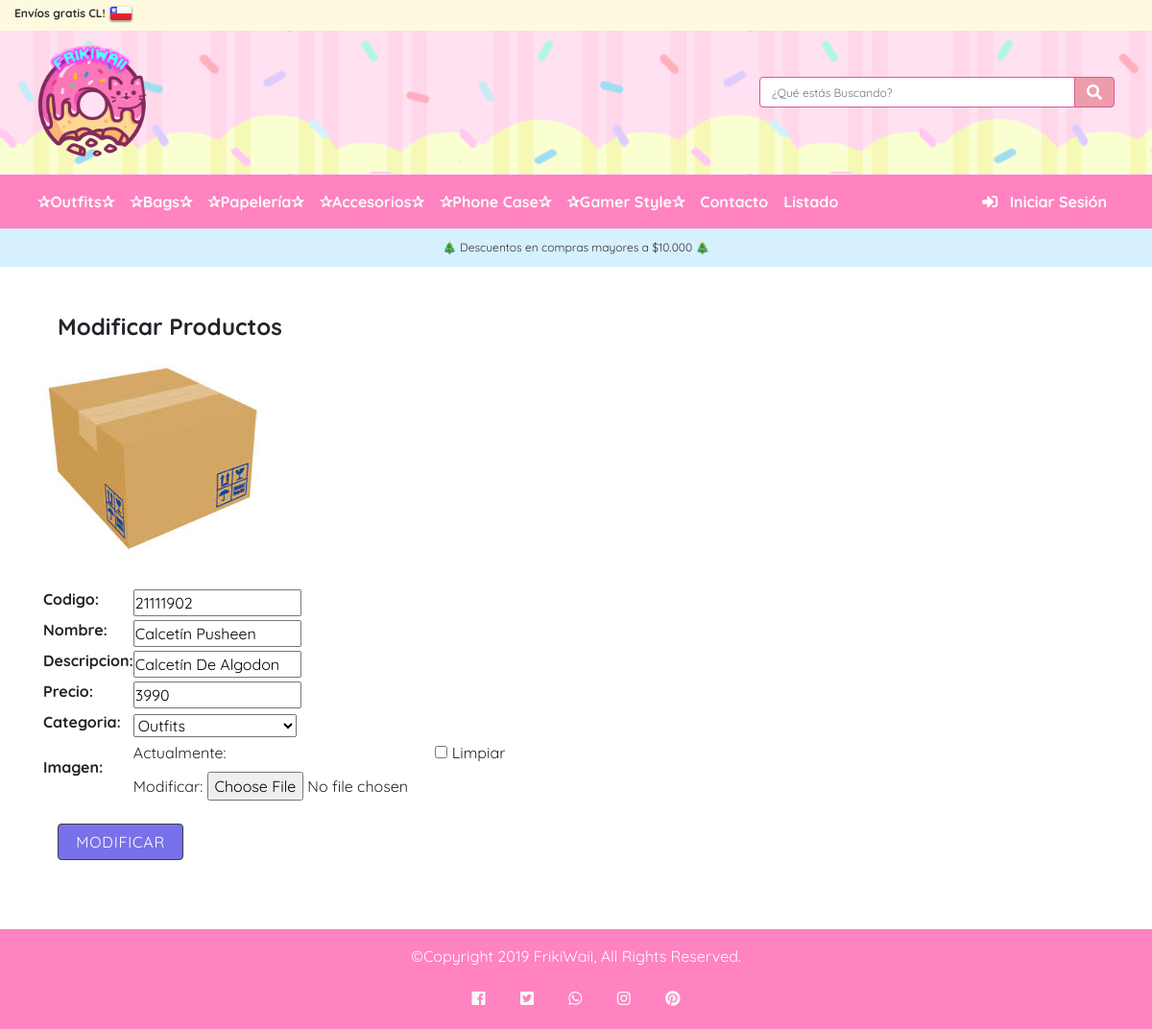
/modificar/6/, run on the app's committed database.
### core/models.py (models this page shows, shortened)
class Producto(models.Model):
    codigo = models.CharField(max_length=10, unique=True)
    nombre = models.CharField(max_length=100)
    descripcion = models.CharField(max_length=300)
    precio = models.IntegerField()
    categoria = models.ForeignKey(Categoria, on_delete= models.CASCADE)
    imagen = models.ImageField(upload_to="productos" , null= True, blank=True)

class Categoria(models.Model):
    nombre = models.CharField(max_length=20)
    descripcion = models.CharField(max_length=200)
    def __str__(self):
        return self.nombre

### core/views.py (the view)
# urls.py: path('modificar/<id>/', modificar, name="modificar"),
def modificar(request,id):
    producto = Producto.objects.get(id=id)
    data = {
        'form': ProductoForm(instance=producto)
    }
    if request.method == 'POST':
        formulario = ProductoForm(data=request.POST, instance=producto, files=request.FILES)
        if formulario.is_valid():
            formulario.save()
            data['mensaje']= "Modificado Correctamente"
        data['form']= ProductoForm(instance=Producto.objects.get(id=id))
    return render(request, 'core/modificar.html', data)

### core/forms.py
class ProductoForm(ModelForm):
    class Meta:
        model = Producto
        fields = ['codigo','nombre','descripcion','precio','categoria','imagen']

### core/templates/core/modificar.html (shortened to what this page needs)
{% extends "core/base.html" %} {% load static %} {% block contenido %}
<div class="container mt-4">
    <form action="" method="POST" enctype="multipart/form-data">
        <br>
        <div class="col-12">
            <h4><b> Modificar Productos</b></h4>
        </div>
        <div class="row">
            <div class="col">
                <img src="{% static 'core/img/box.png' %}" alt="auto 1">
            </div>
        </div>
        <br>
        <table>
            {{ form.as_table }}
        </table>
        <div class=" col-6 py-4 ">
            <input type="submit" class="btn btn-dark col-3 mr-3" id="btnModificar" name="btnModificar" value="Modificar">
        </div>
    </form>
</div>
{% endblock contenido %}

### data on the page
Producto: codigo "21111902", nombre "Calcetín Pusheen", descripcion "Calcetín De Algodon", precio "3990", categoria "Outfits"
